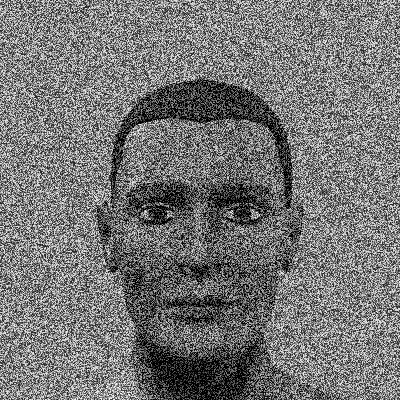
#> input picture questions/ML/Day13/man.jpg, 400 x 400 px, found by its file name
$ python q2.py
#> lines starting #> are read from the running program, lines starting #| are printed output that depends on the picture

import cv2 as cv
import numpy as np

img = cv.imread('/home/ai31/Desktop/common/ML/Day13/man.jpg',0)
#> img is the input picture: shape (400, 400); min 0, max 255, mean 117.4
kernel = np.ones((2,2),np.uint8)
closing = cv.morphologyEx(img, cv.MORPH_CLOSE, kernel)
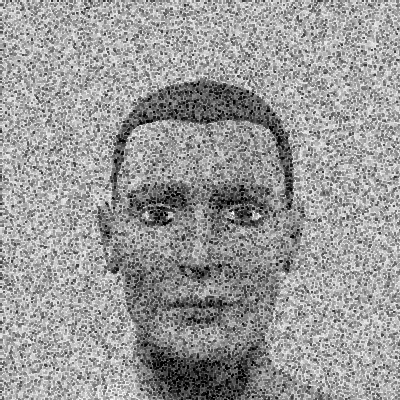
#> closing: shape (400, 400); min 0, max 255, mean 153.2
open1 = cv.morphologyEx(img, cv.MORPH_OPEN, kernel)
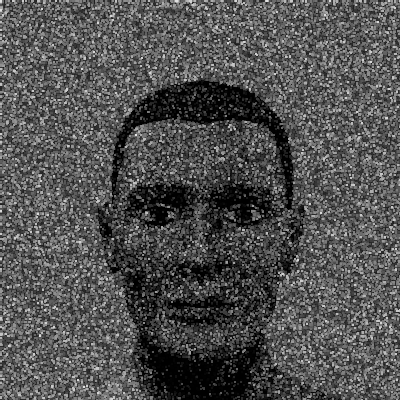
#> open1: shape (400, 400); min 0, max 231, mean 80.7
img=np.hstack((img,closing))
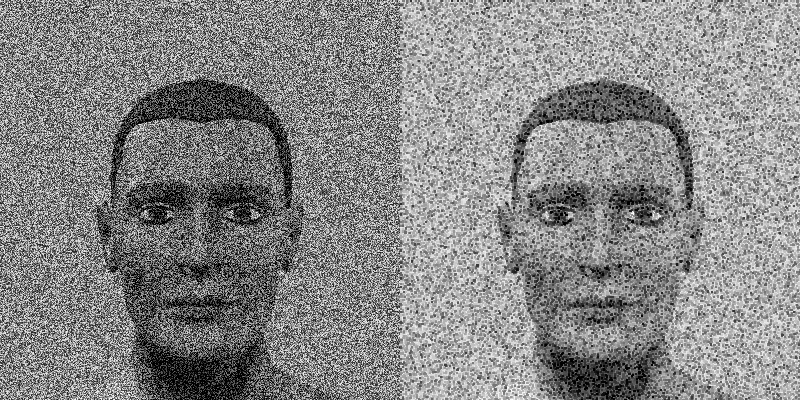
#> img: shape (400, 800); min 0, max 255, mean 135.3
img2=np.hstack((img,open1))
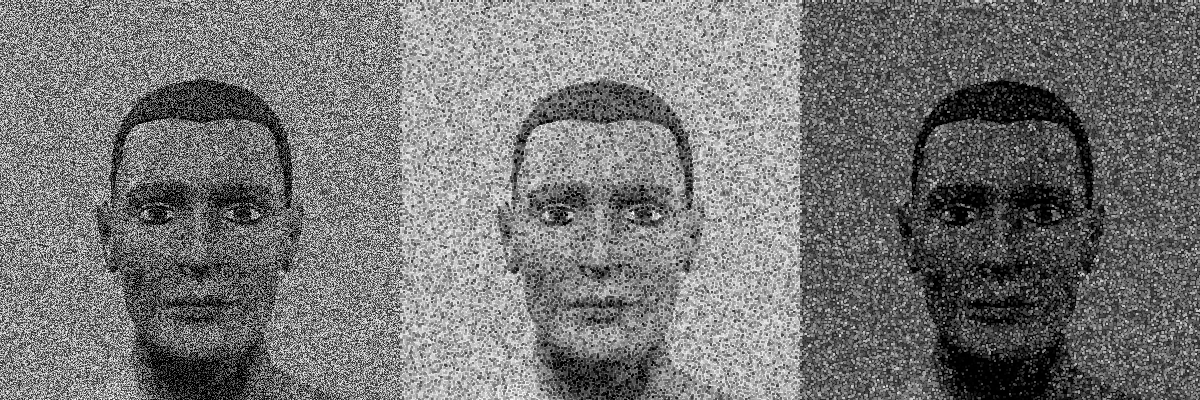
#> img2: shape (400, 1200); min 0, max 255, mean 117.1
cv.imshow('dst',img)
cv.imshow('dst',img2)
cv.waitKey(0)

$ run again, with questions/ML/Day13/Direct_blending.jpg copied over questions/ML/Day13/man.jpg
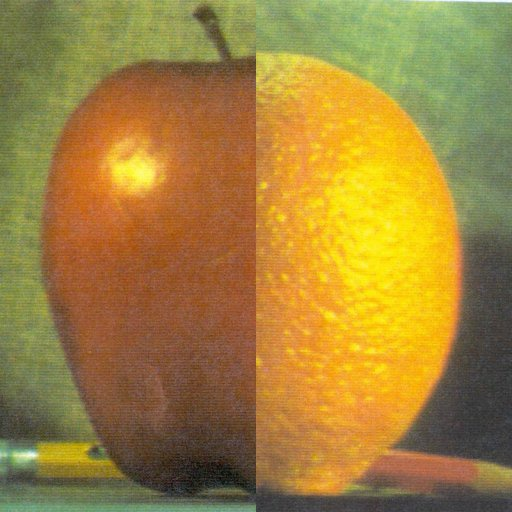
#> input picture questions/ML/Day13/Direct_blending.jpg, 512 x 512 px, found by its file name
#> `img=np.hstack((img,closing))`:
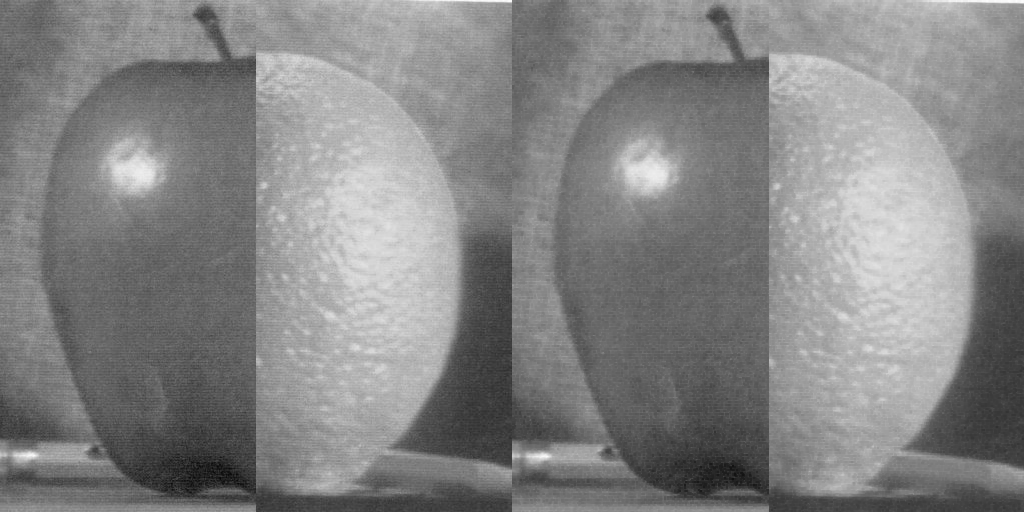
#> img: shape (512, 1024); min 7, max 252, mean 132.4
#> `img2=np.hstack((img,open1))`:
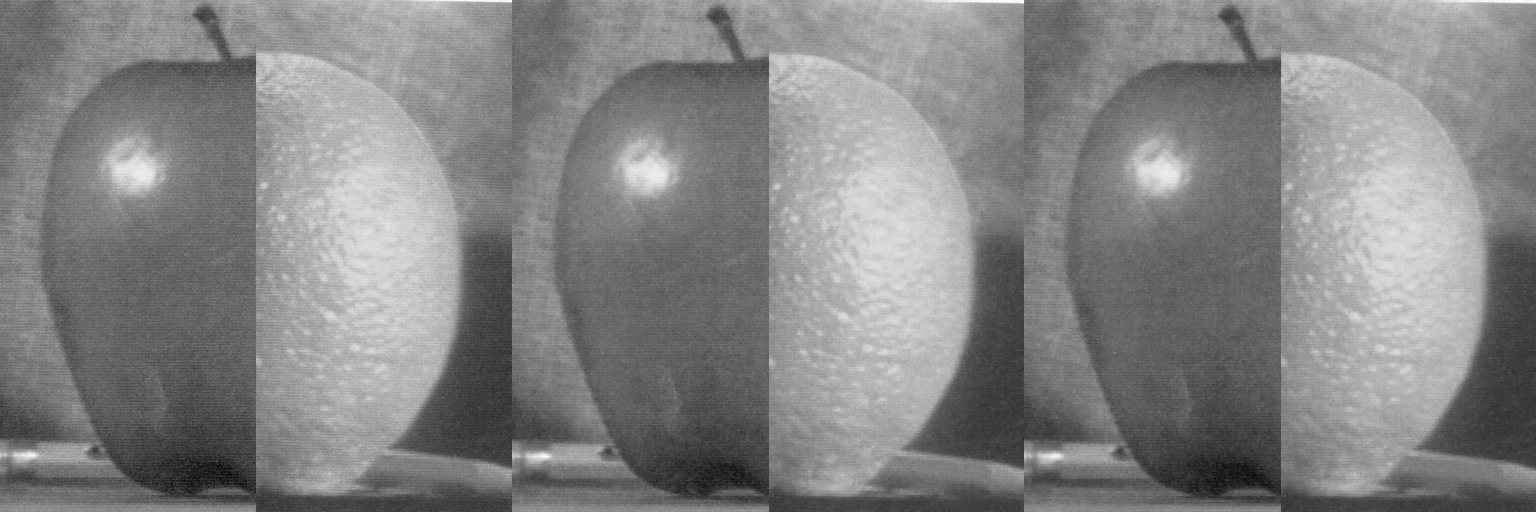
#> img2: shape (512, 1536); min 7, max 252, mean 131.6

$ run again, with questions/ML/Day13/apple.jpg copied over questions/ML/Day13/man.jpg
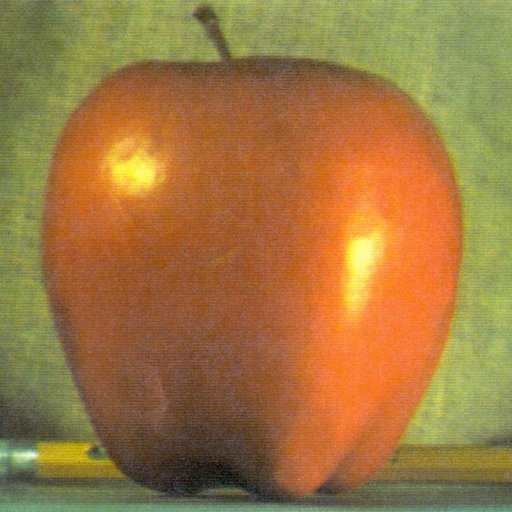
#> input picture questions/ML/Day13/apple.jpg, 512 x 512 px, found by its file name
#> `img=np.hstack((img,closing))`:
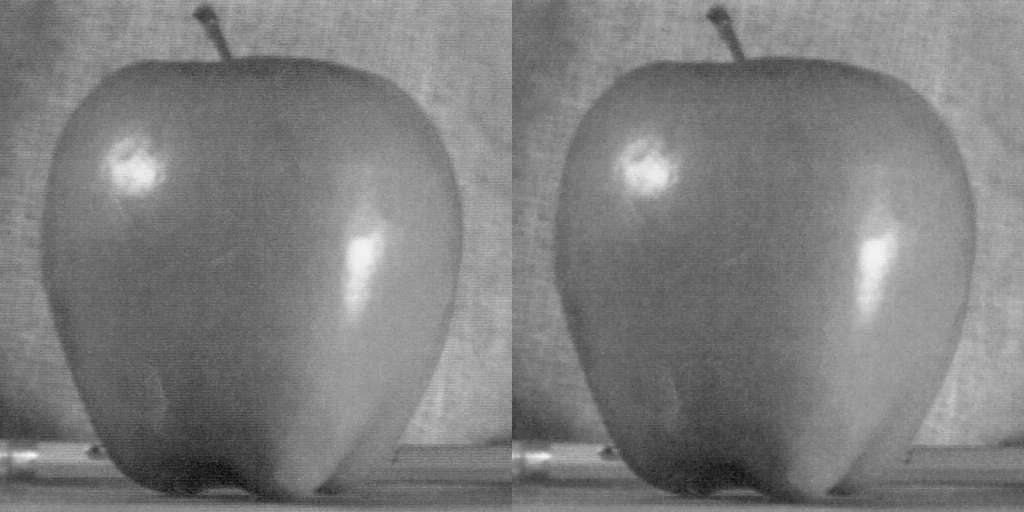
#> img: shape (512, 1024); min 7, max 250, mean 126.1
#> `img2=np.hstack((img,open1))`:
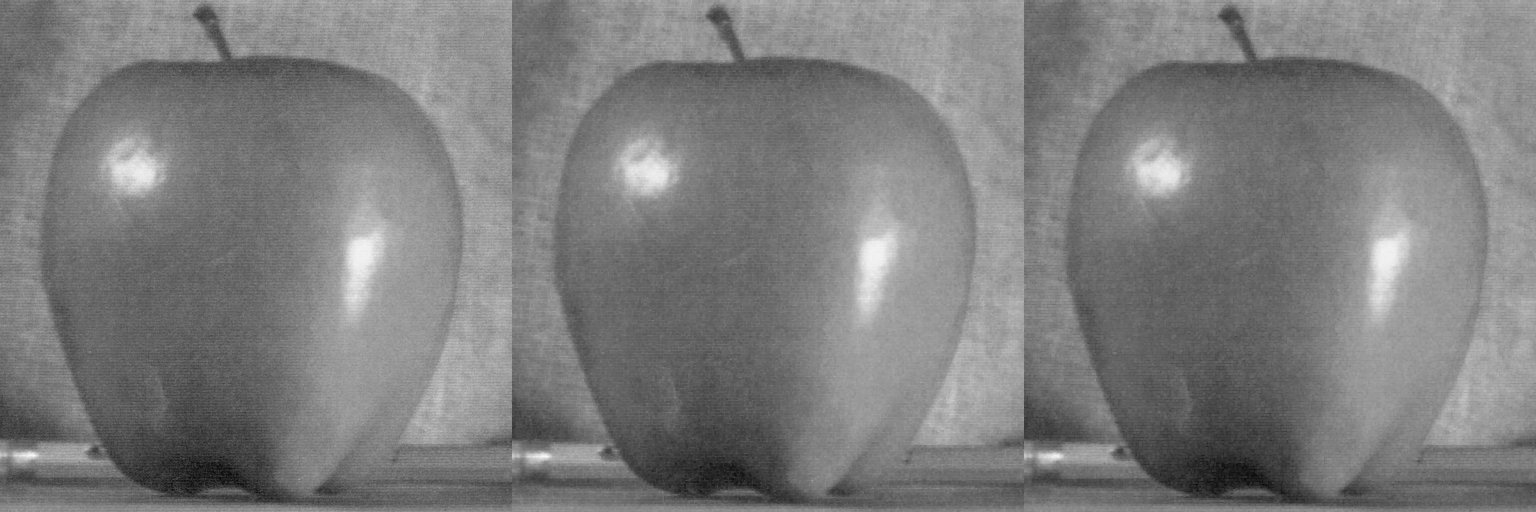
#> img2: shape (512, 1536); min 7, max 250, mean 125.2

$ run again, with questions/ML/Day13/butterfly.jpg copied over questions/ML/Day13/man.jpg
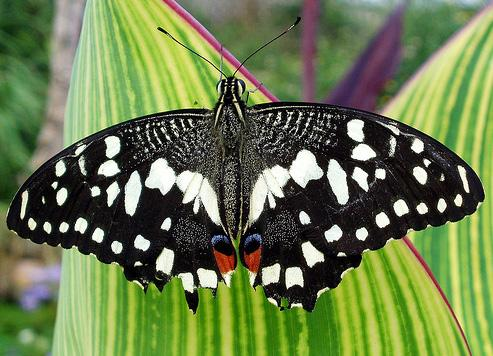
#> input picture questions/ML/Day13/butterfly.jpg, 493 x 356 px, found by its file name
#> `img=np.hstack((img,closing))`:
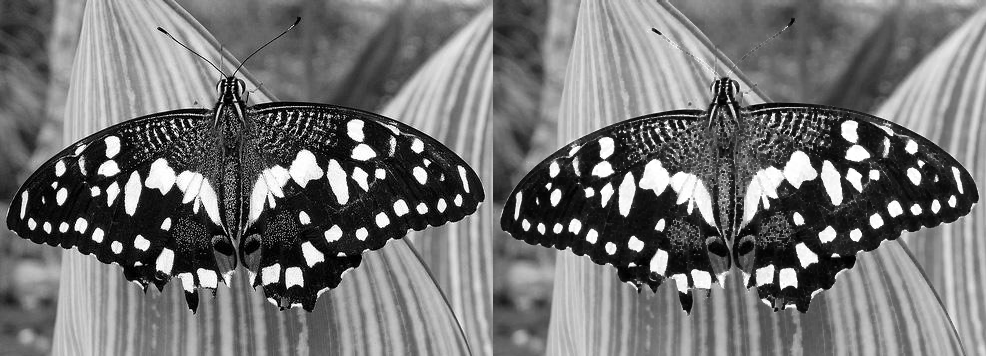
#> img: shape (356, 986); min 0, max 255, mean 115.1
#> `img2=np.hstack((img,open1))`:
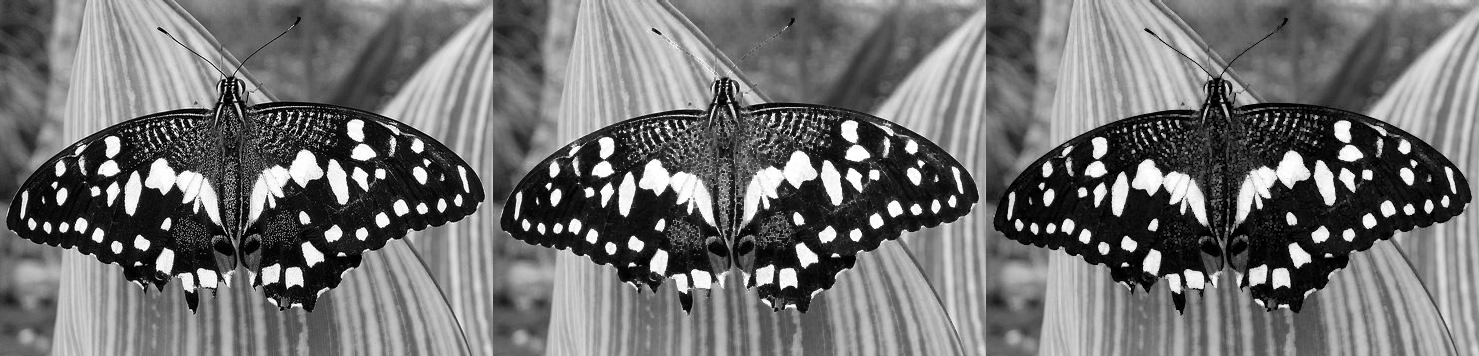
#> img2: shape (356, 1479); min 0, max 255, mean 113
